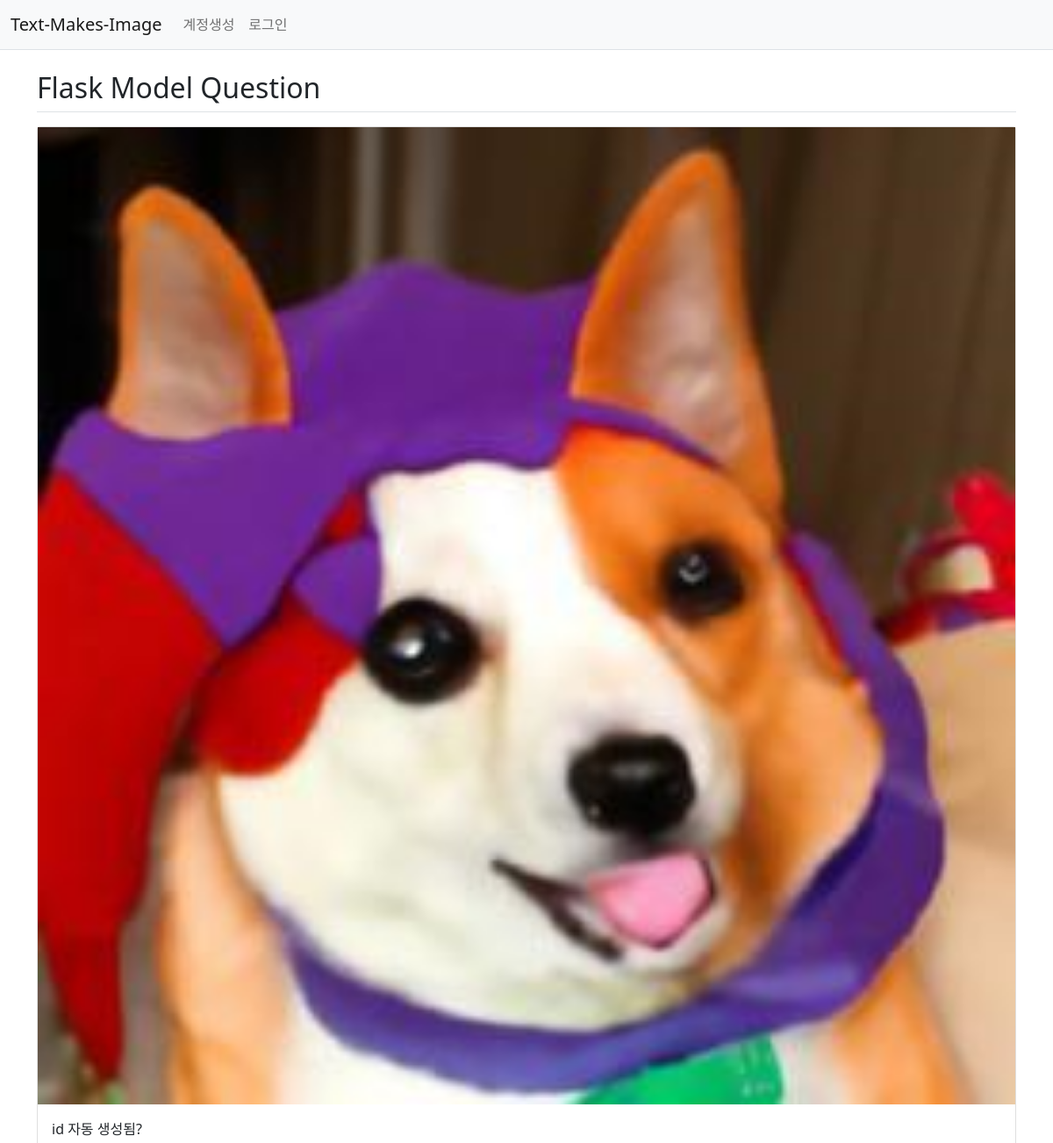
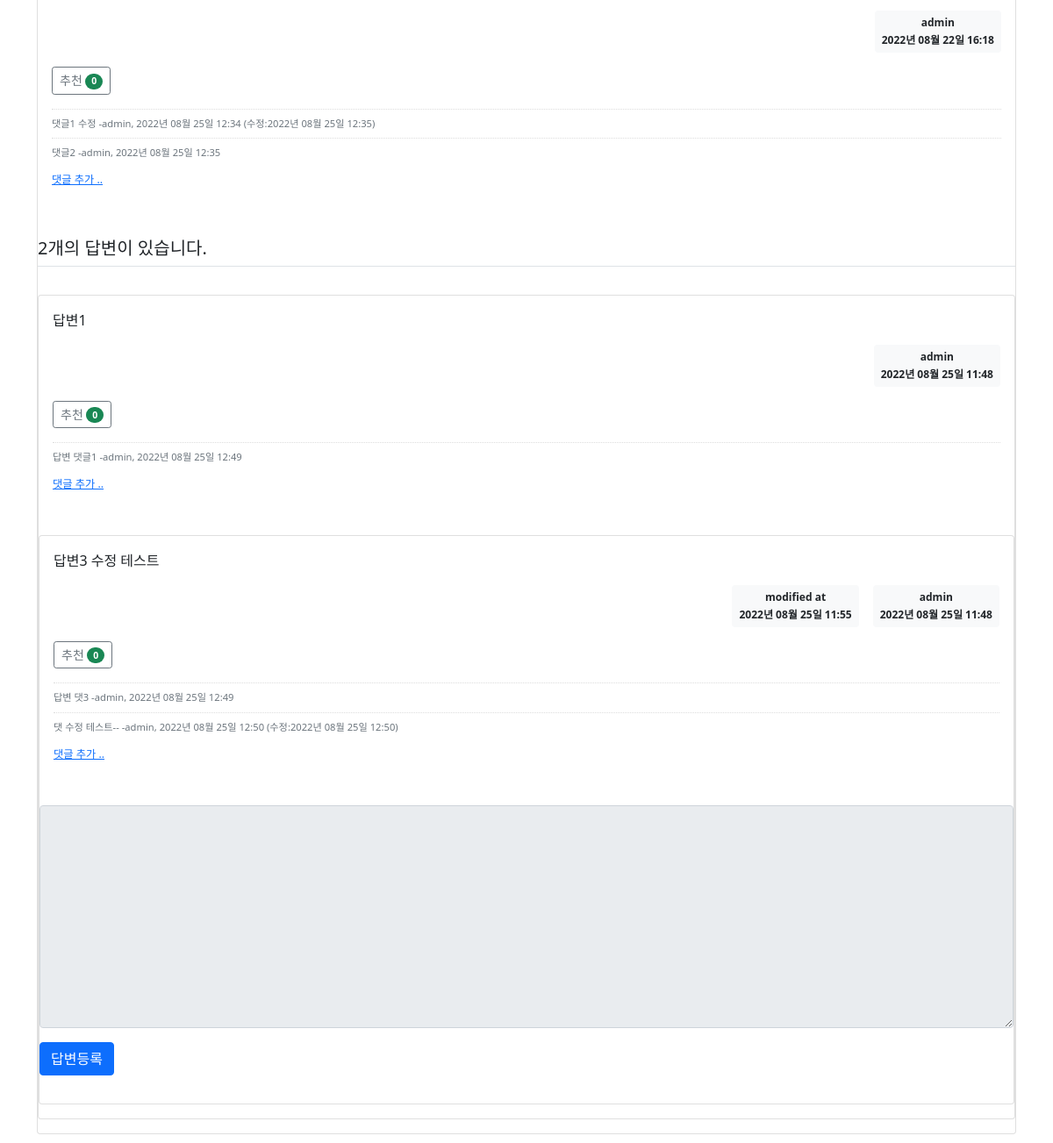
Screenshot of /question/detail/2/ with the database file from the repository (2 pictures, top to bottom).
### pybo/models.py (models this page shows)
class Question(db.Model):   # 모든 모델의 기본 클래스인 db.Model을 상속. db는 __init__.py에서 생성한 SQLAlchemy 객체.
    id = db.Column(db.Integer, primary_key=True)
    subject = db.Column(db.String(200), nullable=False)
    content = db.Column(db.Text(), nullable=False)
    create_date = db.Column(db.DateTime(), nullable=False)
    user_id = db.Column(db.Integer, db.ForeignKey('user.id', ondelete='CASCADE'), nullable=False)
    user = db.relationship('User', backref=db.backref('question_set'))
    modify_date = db.Column(db.DateTime(), nullable=True)
    voter = db.relationship('User', secondary=question_voter, backref=db.backref('question_voter_set'))

class User(db.Model):
    id = db.Column(db.Integer, primary_key=True)
    username = db.Column(db.String(150), unique=True, nullable=False)
    password = db.Column(db.String(200), nullable=False)
    email = db.Column(db.String(120), unique=True, nullable=False)

class Comment(db.Model):
    id = db.Column(db.Integer, primary_key=True)
    user_id = db.Column(db.Integer, db.ForeignKey('user.id', ondelete='CASCADE'), nullable=False)
    user = db.relationship('User', backref=db.backref('comment_set'))
    content = db.Column(db.Text(), nullable=False)
    create_date = db.Column(db.DateTime(), nullable=False)
    modify_date = db.Column(db.DateTime())
    question_id = db.Column(db.Integer, db.ForeignKey('question.id', ondelete='CASCADE'), nullable=True)
    question = db.relationship('Question', backref=db.backref('comment_set'))
    answer_id = db.Column(db.Integer, db.ForeignKey('answer.id', ondelete='CASCADE'), nullable=True)
    answer = db.relationship('Answer', backref=db.backref('comment_set'))

class Answer(db.Model):
    id = db.Column(db.Integer, primary_key=True)
    question_id = db.Column(db.Integer, db.ForeignKey('question.id', ondelete='CASCADE'))
    question = db.relationship('Question', backref=db.backref('answer_set',))   # backref는 역참조 설정. 역참조는 질문에서 답변을 참조하는 것.
    content = db.Column(db.Text(), nullable=False)
    create_date = db.Column(db.DateTime(), nullable=False)
    user_id = db.Column(db.Integer, db.ForeignKey('user.id', ondelete='CASCADE'), nullable=False)
    user = db.relationship('User', backref=db.backref('answer_set'))
    modify_date = db.Column(db.DateTime(), nullable=True)
    voter = db.relationship('User', secondary=answer_voter, backref=db.backref('answer_voter_set'))

### pybo/views/question_views.py (the view)
@bp.route('/detail/<int:question_id>/')
def detail(question_id):
    form = AnswerForm()
    question = Question.query.get_or_404(question_id)
    return render_template('question/question_detail.html', question=question, form=form)

### pybo/forms.py
class AnswerForm(FlaskForm):
    content = TextAreaField('내용', validators=[DataRequired('내용은 필수 입력 항목입니다.')])

### pybo/filter.py (called while the page is built)
def format_datetime(value, fmt='%Y년 %m월 %d일 %H:%M'):
    return value.strftime(fmt)

### pybo/views/auth_views.py (called while the page is built)
@bp.before_app_request  # 이 애너테이션 적용 시 라우트 함수보다 먼저 실행됨
def load_logged_in_user():
    user_id = session.get('user_id')
    if user_id is None:
        g.user = None   # g는 플라스크가 제공하는 컨텍스트 변수
    else:
        g.user = User.query.get(user_id)

### pybo/templates/question/question_detail.html (shortened to what this page needs)
{% extends 'base.html' %}
{% block content %}
<div class="container my-3">
    <h2 class="border-bottom py-2">{{ question.subject }}</h2>
            <div class="card my-3">
                <img src="{{url_for('static', filename='images/image01.png')}}"/>
                <div class="card-body">
                    <div class="card-text">{{ question.content|markdown }}</div>
                    <div class="d-flex justify-content-end">
                        <div class="badge bg-light text-dark p-2 text-left">
                            <div class="mb-2">{{ question.user.username }}</div>
                            <div>{{ question.create_date|datetime }}</div>
                        </div>
                    </div>
                    <div class="my-3">
                        <a href="#" data-uri="{{ url_for('question.vote', question_id=question.id) }}" class="recommend btn btn-sm btn-outline-secondary">추천
                            <span class="badge rounded-pill bg-success">{{ question.voter|length }}</span>
                        </a>
                    {% if question.comment_set|length > 0 %}
                    <div class="mt-3">
                        {% for comment in question.comment_set %}
                        <div class="comment py-2 text-muted">
                            <span style="white-space: pre-line;">{{ comment.content }}</span>
                            <span>
                            -{{ comment.user.username }}, {{ comment.create_date|datetime }}
                            {% if comment.modify_date %}
                            (수정:{{ comment.modify_date|datetime }})
                            {% endif %}
                        </span>
                        </div>
                        {% endfor %}
                    </div>
                    {% endif %}
                    <div>
                        <a href="{{ url_for('comment.create_question', question_id=question.id) }}" class="small"><small>댓글 추가 ..</small></a>
                    </div>
                </div>
            </div>
    <h5 class="border-bottom my-3 py-2">{{ question.answer_set|length }}개의 답변이 있습니다.</h5>
    {% for answer in question.answer_set %}
            <div class="card my-3">
                <div class="card-body">
                    <div class="card-text">{{answer.content|markdown }}</div>
                    <div class="d-flex justify-content-end">
                        {% if answer.modify_date %}
                        <div class="badge bg-light text-dark p-2 text-left mx-3">
                            <div class="mb-2">modified at</div>
                            <div>{{ answer.modify_date|datetime }}</div>
                        </div>
                        {% endif %}
                        <div class="badge bg-light text-dark p-2 text-left">
                            <div class="mb-2">{{ answer.user.username }}</div>
                            <div>{{ answer.create_date|datetime }}</div>
                        </div>
                    </div>
                    <div class="my-3">
                        <a href="javascript:void(0)" data-uri="{{ url_for('answer.vote', answer_id=answer.id) }}" class="recommend btn btn-sm btn-outline-secondary">추천
                            <span class="badge rounded-pill bg-success">{{ answer.voter|length }}</span>
                        </a>
                    {% if answer.comment_set|length > 0 %}
                    <div class="mt-3">
                        {% for comment in answer.comment_set %}
                        <div class="comment py-2 text-muted">
                            <span style="white-space: pre-line;">{{ comment.content }}</span>
                            <span>
                        -{{ comment.user.username }}, {{ comment.create_date|datetime }}
                        {% if comment.modify_date %}
                        (수정:{{ comment.modify_date|datetime }})
                        {% endif %}
                    </span>
                        </div>
                        {% endfor %}
                    </div>
                    {% endif %}
                    <div>
                        <a href="{{ url_for('comment.create_answer', answer_id=answer.id) }}" class="small"><small>댓글 추가 ..</small></a>
                    </div>
                </div>
            </div>
    {% endfor %}
    <form action="{{ url_for('answer.create', question_id=question.id) }}" method="post" class="my-3">
        <div class="form-group">
            <textarea {% if not g.user %}disabled{% endif %} name="content" id="content" class="form-control" rows="10"></textarea>
        </div>
        <input type="submit" value="답변등록" class="btn btn-primary my-3">
    </form>
</div>
{% endblock %}

### pybo/static/style.css (style rules this page uses)
.comment { border-top:dotted 1px #ddd; font-size:0.7em; }

### rows the page displays
Question: subject "Flask Model Question", content "id 자동 생성됨?", create_date "2022년 08월 22일 16:18"
User: user.username "admin"
Comment: content "댓글1 수정", user.username "admin", create_date "2022년 08월 25일 12:34", modify_date "2022년 08월 25일 12:35"
Comment: content "댓글2", user.username "admin", create_date "2022년 08월 25일 12:35"
Answer: content "답변1", user.username "admin", create_date "2022년 08월 25일 11:48", voter|length "0"
Comment: content "답변 댓글1", user.username "admin", create_date "2022년 08월 25일 12:49"
Answer: content "답변3 수정 테스트", modify_date "2022년 08월 25일 11:55", user.username "admin", create_date "2022년 08월 25일 11:48", voter|length "0"
Comment: content "답변 댓3", user.username "admin", create_date "2022년 08월 25일 12:49"
Comment: content "댓 수정 테스트--", user.username "admin", create_date "2022년 08월 25일 12:50", modify_date "2022년 08월 25일 12:50"

### other values shown
{{ question.voter|length }} "0"
{{ question.answer_set|length }} "2"
